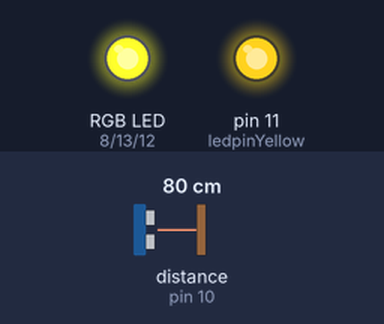
Recording of a sketch running on a simulated Arduino Uno, built with avr-gcc and run on an emulated ATmega328P. Shown: an RGB LED mixed from three pins (HIGH = lit), output pins drawn as LEDs (lit = HIGH). Wiring (inferred from the names in the program): ultrasonic range finder: trigger pin 9; echo pin 10. Inputs (shaded band) come from the test bench; at power-on: distance to the obstacle (sensor on pin 10) 80 cm. The echo pulse lasts 58.3 µs per cm; pins used as bus, display or sensor lines are not drawn; what the sketch prints to the serial monitor is not drawn.

Above: at 0.78 s.
1.3 s: distance to the obstacle (sensor on pin 10) set to 2 cm
At 2.5 s:
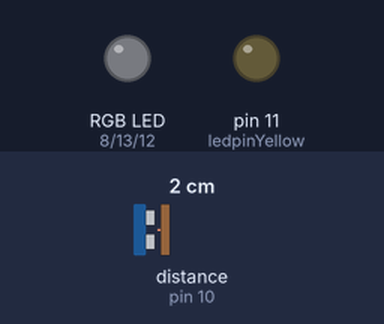
2.8 s: distance to the obstacle (sensor on pin 10) set to 5 cm
At 3.8 s:
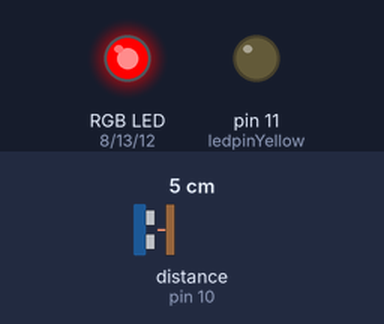
4.3 s: distance to the obstacle (sensor on pin 10) set to 7 cm
At 5.0 s:
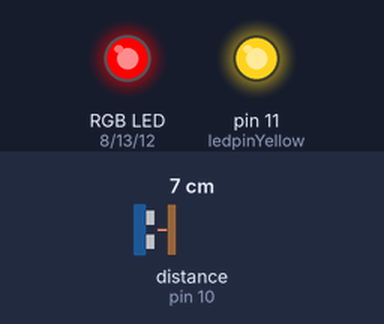
5.8 s: distance to the obstacle (sensor on pin 10) set to 9 cm
At 6.6 s:
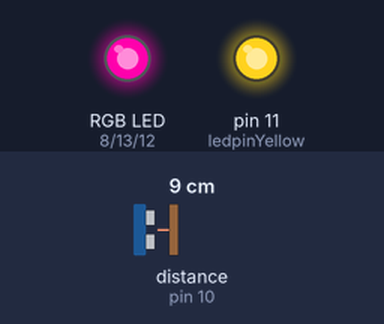
7.3 s: distance to the obstacle (sensor on pin 10) set to 18 cm
At 7.8 s:
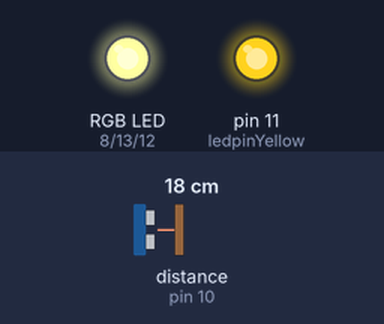
10.3 s: distance to the obstacle (sensor on pin 10) set to 60 cm
Timing chart, 0 to 14.3 s (numbered marks = the images above; inputs shaded):
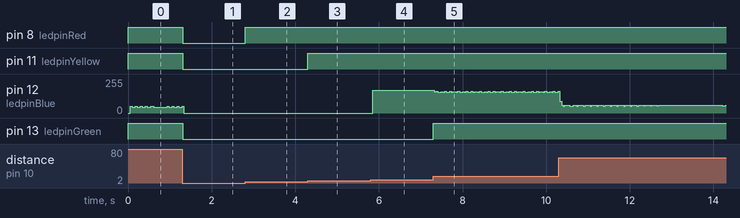

The sketch:

LaurenMeade_JuanSalcedo-Potentiometer.ino
```cpp
/*
 5.1.19
 Creators: Juan Salcedo, Lauren Meade
 We are designing a program that allows you
 to turn a potentionmeter and turns on different LEDS
 */


const int trigPin = 9;
const int echoPin = 10;
long duration;
int distance;

int ledpinBlue = 12;
int ledpinYellow = 11;
int ledpinRed = 8;
int ledpinGreen = 13;
const int thresholdBlue = 6;
const int thresholdYellow = 4;
const int thresholdRed = 2;
const int thresholdGreen = 8;

void setup()
{
  pinMode(ledpinRed, OUTPUT);
  pinMode(ledpinGreen, OUTPUT);
  pinMode(ledpinBlue, OUTPUT);
  pinMode(ledpinYellow, OUTPUT);
  pinMode(echoPin, INPUT);
  pinMode(trigPin, OUTPUT);
  Serial.begin(9600);
}

void loop()
{
  digitalWrite(ledpinBlue, LOW);
  delayMicroseconds(2);

  digitalWrite(trigPin, HIGH);
  delayMicroseconds(10);
  digitalWrite(trigPin, LOW);

  duration = pulseIn(echoPin, HIGH);
  distance = duration*0.034/2;

  if (distance > thresholdYellow) {
    digitalWrite(ledpinYellow, HIGH);
  } else {
    digitalWrite(ledpinYellow, LOW);
  }

  if (distance > thresholdRed) {
    digitalWrite(ledpinRed, HIGH);
  } else {
    digitalWrite(ledpinRed, LOW);
  }

  if (distance > thresholdBlue) {
    digitalWrite(ledpinBlue, HIGH);
  } else {
    digitalWrite(ledpinBlue, LOW);
  }

  if (distance > ledpinGreen) {
    digitalWrite(ledpinGreen, HIGH);
  } else {
    digitalWrite(ledpinGreen, LOW);
  }

  Serial.println(distance);
  delay(1);
}
```

Measured:
- the behaviour switches between 3 and 4 cm on distance to the obstacle (sensor on pin 10) (found by bisection; images 1 and 2)
- the behaviour switches between 5 and 6 cm on distance to the obstacle (sensor on pin 10) (found by bisection; images 2 and 3)
- the behaviour switches between 7 and 8 cm on distance to the obstacle (sensor on pin 10) (found by bisection; images 3 and 4)
- after the input at 1.3 s, pin 8 (ledpinRed), pin 11 (ledpinYellow), pin 13 (ledpinGreen): HIGH → LOW at once
- after the input at 2.8 s, pin 8 (ledpinRed): LOW → HIGH at once
- after the input at 4.3 s, pin 11 (ledpinYellow): LOW → HIGH at once
- after the input at 5.8 s, pin 12 (ledpinBlue): 0/255 → 172/255 after 0.05 s
- after the input at 7.3 s, pin 12 (ledpinBlue): 172/255 → 158/255 at once, then repeats every 0.52 s: 165/255 0.04 s, 155/255 0.08 s, 161/255 0.04 s, 155/255 0.04 s, 163/255 0.04 s, 157/255 0.08 s, 163/255 0.04 s, 155/255 0.04 s, 161/255 0.08 s, 155/255 0.04 s; pin 13 (ledpinGreen): LOW → HIGH at once
